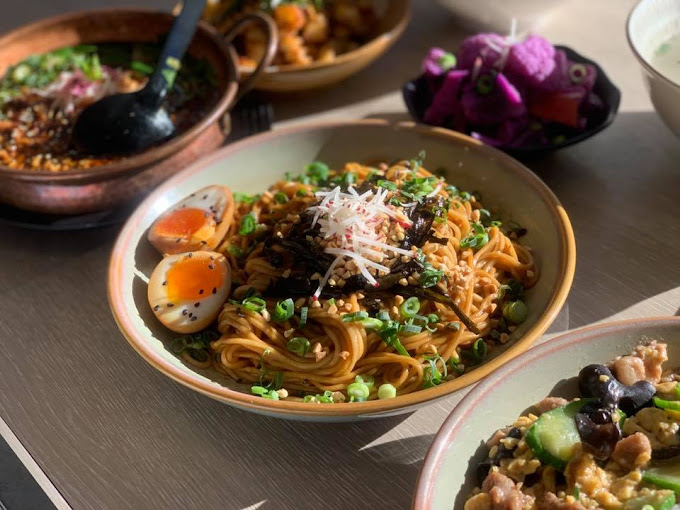
#> input picture inputs/customer_media/75513371_2388668874794660_3434699996744646656_n.jpg, 680 x 510 px
$ python -i s3_photos.py   (imports and definitions only)
#> lines starting #> are read from the running program, lines starting #| are printed output that depends on the picture
#> further down, picture is the input picture: PIL image 680x510 RGB; mean R, G, B 110.7, 88.2, 66.2
#!/usr/bin/env python3
"""Station 3 — 照片精修

诚实修图：只做裁切（去截图黑边）、白平衡、曝光、垂直校正、锐化、导出。
不修掉瑕疵、不换天空、不挪家具、不改房间大小观感。

降级说明：本机无 darktable-cli（Alpine 无包、PC 侧安装未完成），改用 ImageMagick 同族参数
      + OpenCV 做几何校正，参数全部写进 edits.json 可复现。
隐私闸门：检测到人脸的图直接排除（本轮 p4 有一名站门口的人物）。
"""
from __future__ import annotations

import hashlib
import json
import shutil
import os
import sys
from pathlib import Path

import cv2
import numpy as np
from PIL import Image, ImageDraw, ImageEnhance, ImageFilter, ImageFont

sys.path.insert(0, os.path.dirname(__file__))
import lib
from lib import PipelineError

LONG_EDGE = 2048
WATERMARK = "样片 SAMPLE"
CJK_FONT = "/usr/share/fonts/wqy-zenhei/wqy-zenhei.ttc"


# ---------------------------------------------------------------- 基础操作
# [45 lines left out: functions _longest_run, strip_letterbox, rotate_keep, not called in this run]


def vertical_deviation(im: Image.Image) -> tuple[float | None, int]:
    """主导垂直线倾角（度）。返回 (角度, 线段数)；线段太少时角度为 None（不可测）。"""
    w, h = im.size
#> w = 680; h = 510
    sc = 1000 / max(w, h)
#> sc = 1.47
    g = np.asarray(im.resize((max(2, int(w * sc)), max(2, int(h * sc))), Image.BILINEAR).convert("L"))
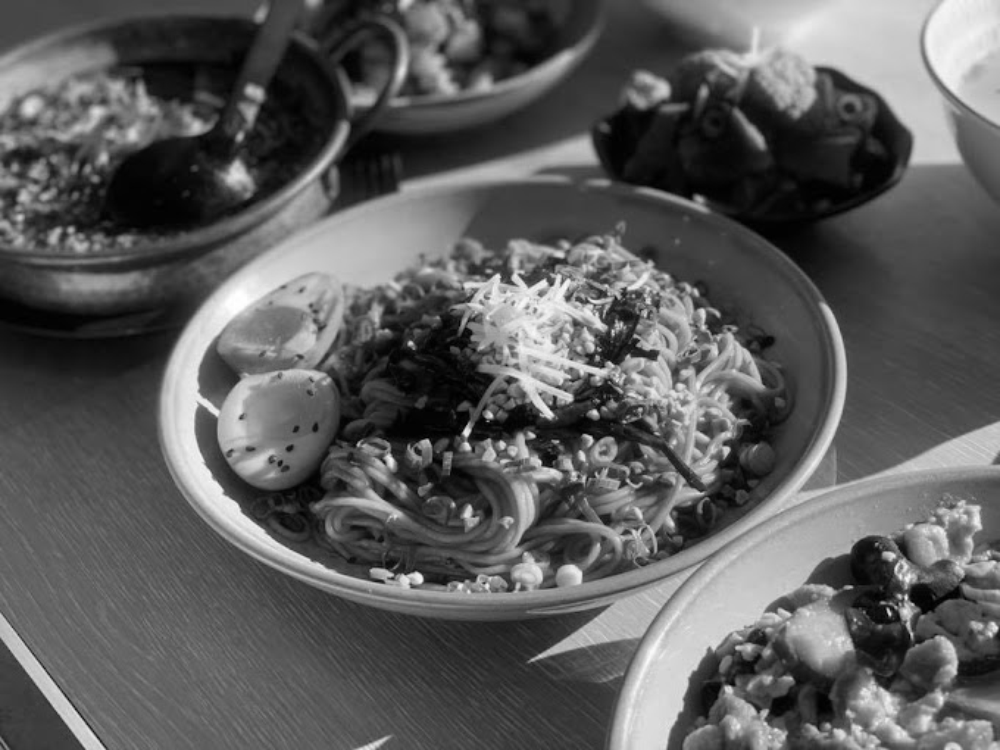
#> g: shape (750, 1000); min 0, max 255, mean 92.4
    g = cv2.GaussianBlur(g, (3, 3), 0)
    g = cv2.createCLAHE(2.0, (8, 8)).apply(g)
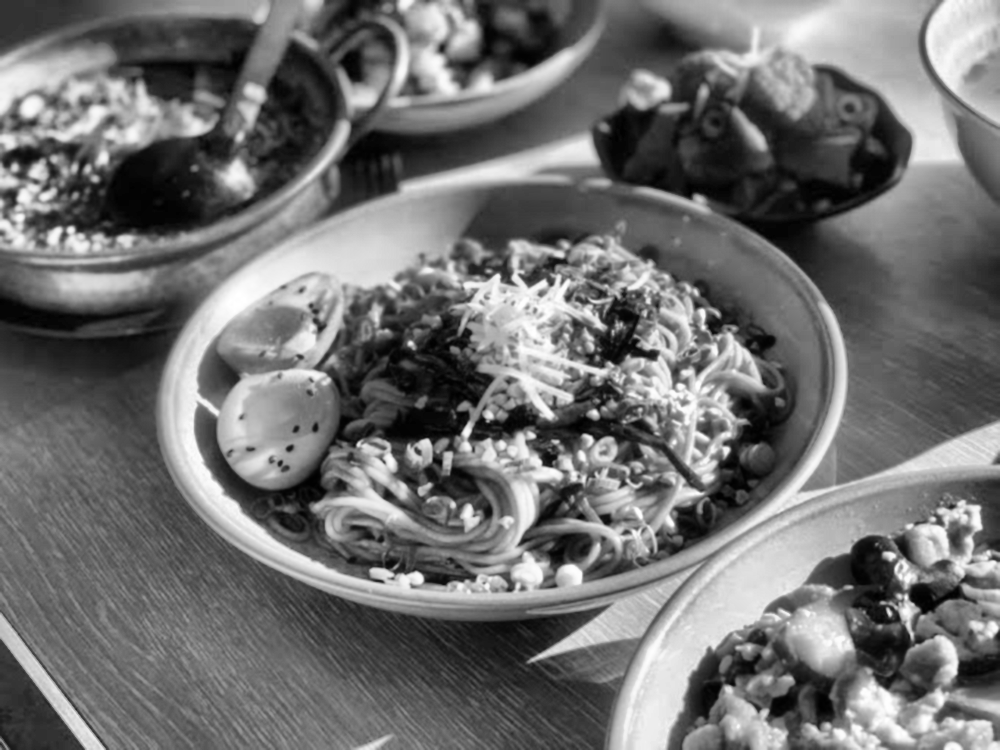
#> g: shape (750, 1000); min 0, max 255, mean 112.4
    edges = cv2.Canny(g, 30, 90)
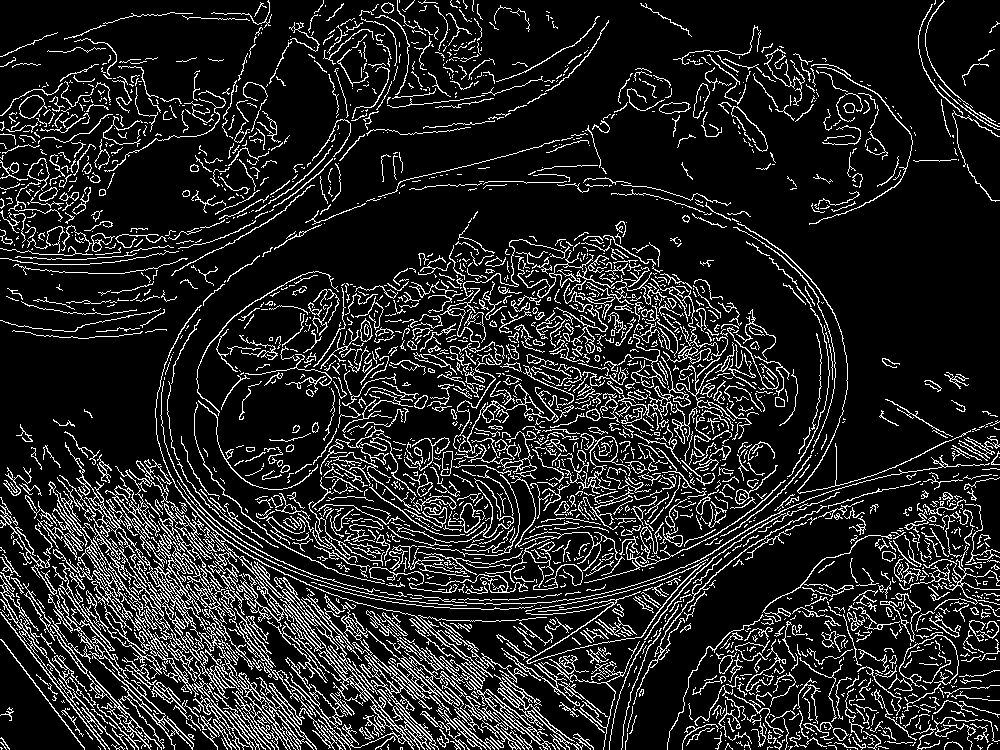
#> edges: shape (750, 1000); 14% white in thin lines or dots
    lines = cv2.HoughLinesP(edges, 1, np.pi / 180, threshold=30,
                            minLineLength=int(g.shape[0] * 0.20), maxLineGap=25)
#> lines = 792 rows, first 6: [23, 668, 410, 444], [3, 588, 643, 678], [11, 538, 682, 550], [82, 745, 660, 277], [211, 740, 676, 275], [76, 738, 635, 699]
    angs = []
    if lines is not None:
        for x1, y1, x2, y2 in lines[:, 0]:
            if abs(y2 - y1) < 25:
                continue
            a = np.degrees(np.arctan2(x2 - x1, y2 - y1))
            a = (a + 90.0) % 180.0 - 90.0          # 线段方向正反不影响倾角
            if abs(a) < 12:
                angs.append((a, float(np.hypot(x2 - x1, y2 - y1))))
#> this loop made 792 passes
#> (x1, y1, x2, y2, a) on passes 1, 2, 4: (23, 668, 410, 444, -59.94), (3, 588, 643, 678, 82), (82, 745, 660, 277, -51)
#> after the loop, angs = [(0.859, 200), (10.98, 168.1), (5.85, 284.5), (4.07, 365.9), (6.96, 263.9), (6.03, 181), (7.82, 154.4), (5.19, 176.7), (-5.74, 179.9), (9.05, 159), (2, 172.1), (6.91, 199.4), (2.92, 157.2), (5.82, 157.8)]
    if len(angs) < 3:
        return None, len(angs)
    angs.sort(key=lambda t: -t[1])
    return float(np.median([a for a, _ in angs[:20]])), len(angs)


# [38 lines left out: functions gray_world, add_watermark, vision_faces, not called in this run]


def load_overrides() -> list:
    p = Path(__file__).with_name("review_overrides.json")
    return json.loads(p.read_text(encoding="utf-8"))["decisions"] if p.exists() else []


# [5 lines left out: function dhash, not called in this run]


def hamming(a: int, b: int) -> int:
    return bin(a ^ b).count("1")


# [72 lines left out: function edit_one, not called in this run]


CAPTIONS = {
    "p7_9bd5dbc1": {"zh": "房间：1.5 米双人床（queen），木地板，房门可锁", "en": "The room: queen bed, timber floor, lockable door", "tags": ["bed", "doorlock"]},
    "cover_hosting": {"zh": "房间另一侧：书桌工作区，玻璃门通往后院", "en": "Other side of the room: desk workspace, glass door to the garden", "tags": ["workspace"]},
    "p6_749131ed": {"zh": "共用厨房：燃气灶、烤箱、操作台", "en": "Shared kitchen: gas hob, oven, bench", "tags": ["kitchen"]},
    "p5_fee86606": {"zh": "共用厨房另一侧：冰箱与储物", "en": "Kitchen, other side: fridge and storage", "tags": ["kitchen"]},
    "p3_3fd3c755": {"zh": "共用卫生间：淋浴、洗手台（现状，建议整理后重拍）", "en": "Shared bathroom: shower and basin (as-is; reshoot recommended)", "tags": ["bath"]},
    "p1_1b6df255": {"zh": "后院：户外餐桌、BBQ 与沙发区", "en": "Back garden: outdoor dining table, BBQ and lounge", "tags": ["outdoor"]},
}
ORDER = ["p7_9bd5dbc1", "cover_hosting", "p6_749131ed", "p5_fee86606", "p3_3fd3c755", "p1_1b6df255"]


# [111 lines left out: function run, not called in this run]


# [2 lines not run here, left out]

>>> from PIL import Image
>>> picture = Image.open('../inputs/customer_media/75513371_2388668874794660_3434699996744646656_n.jpg')
>>> result = vertical_deviation(picture)
#> result = (5.83, 14)
